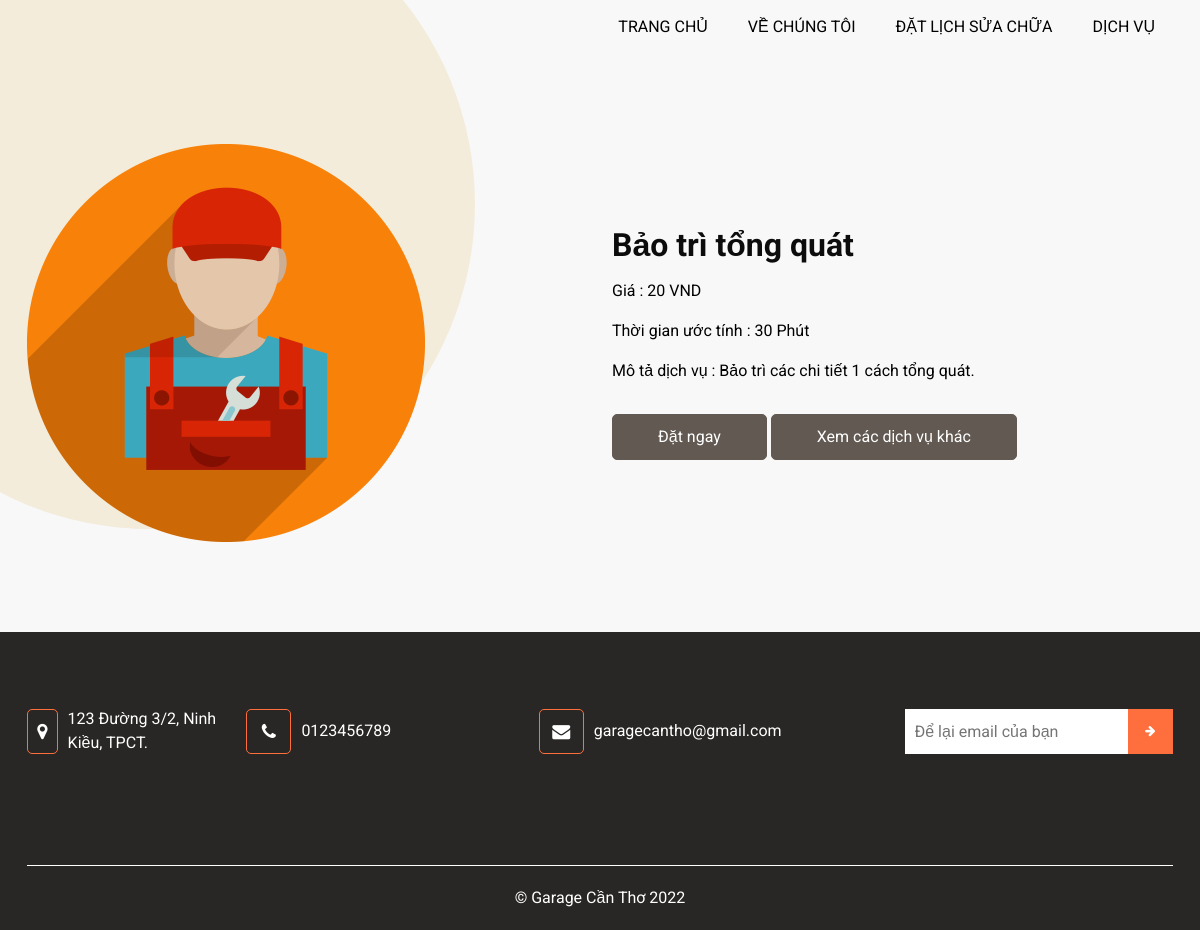
/service/2/, run on an earlier commit of the app's database.
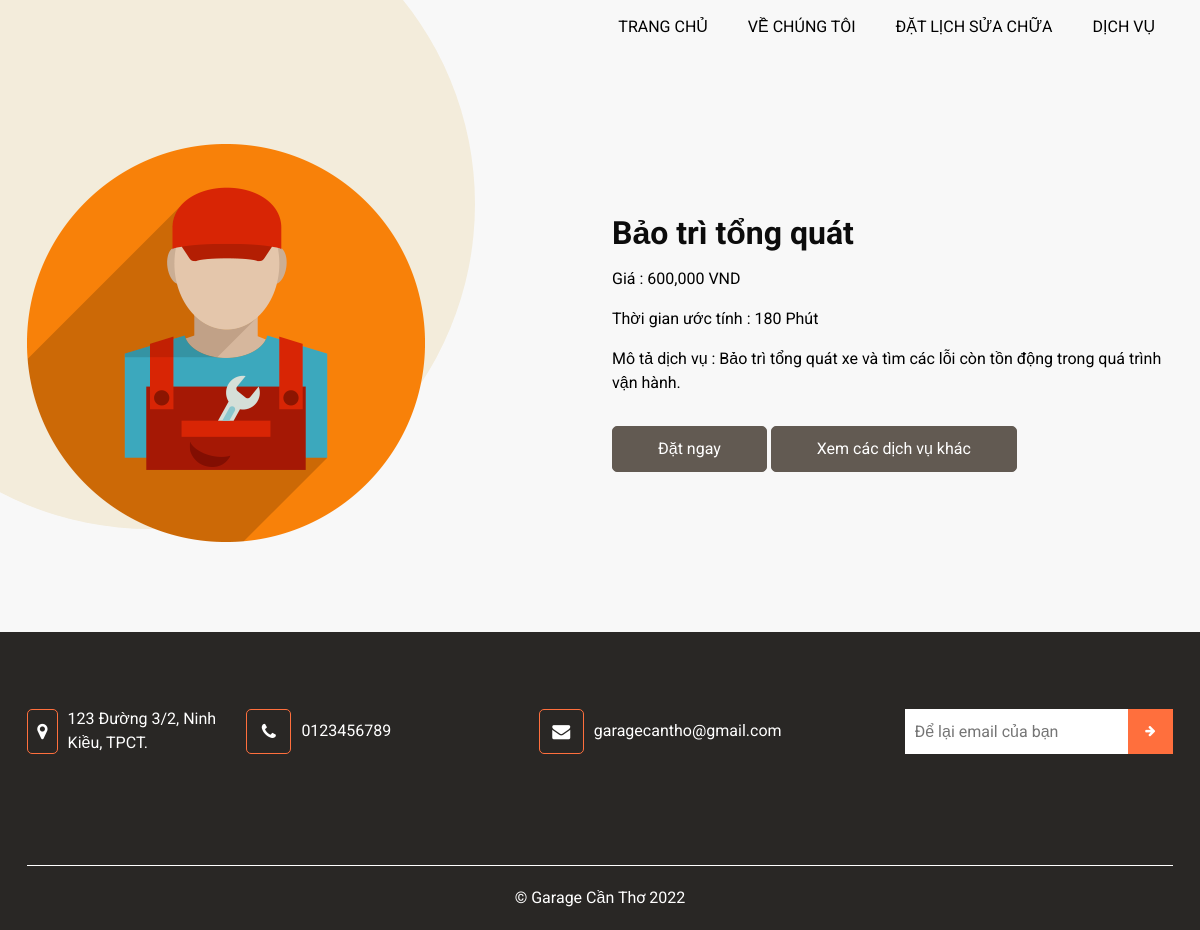
And on a later commit of the database.
### garage/models.py (models this page shows, shortened)
class Service(models.Model):
    name = models.CharField(max_length=255, blank=True, verbose_name='Tên Dịch Vụ')
    price = models.CharField(max_length=255, blank=True , verbose_name='Giá (VND)')
    time_todo = models.CharField(max_length=255, blank=True , verbose_name='Thời gian (phút)')
    description = models.TextField(max_length=255, blank=True, null=True, verbose_name='Mô tả')
    image = models.ImageField(max_length=255, blank=True)
    created_at = models.DateTimeField(auto_now_add=True)
    class Meta:
        verbose_name_plural  = 'Quản Lý Dịch Vụ '

### garage/views.py (the view)
# urls.py: path('service/<int:pk>/', ServiceDetail.as_view(), name='service'),
class ServiceDetail(DetailView):
    model = Service
    context_object_name = 'service'

### garage/templates/garage/service_detail.html
{% extends 'garage/partials/main.html' %} {% block content %}
<section class="about_section layout_padding">
  <div class="container">
    <div class="row">
      <div class="col-md-6">
        <div class="img-box">
          <img src="{{service.image.url}}" alt="" />
        </div>
      </div>
      <div class="col-md-6">
        <div class="detail-box">
          <div class="heading_container">
            <h2>{{service.name}}</h2>
          </div>
          <p style="color: black">Giá : <span>{{service.price}} VND</span></p>
          <p style="color: black">
            Thời gian ước tính : <span>{{service.time_todo}} Phút</span>
          </p>
          <p style="color: black">
            Mô tả dịch vụ : <span>{{service.description}} </span>
          </p>
          <a href="{% url 'booking' %}">Đặt ngay</a>
          <a href="{% url 'homepage' %}#services">Xem các dịch vụ khác</a>
        </div>
      </div>
    </div>
  </div>
</section>
{% endblock content %}

What changed in the data, as far as the page shows it:
changed Service "Bảo trì tổng quát": price "20" → "600,000"; time_todo "30" → "180"; description "Bảo trì các chi tiết 1 cách tổng quát." → "Bảo trì tổng quát xe và tìm các lỗi còn tồn động trong quá trình vận hành."
